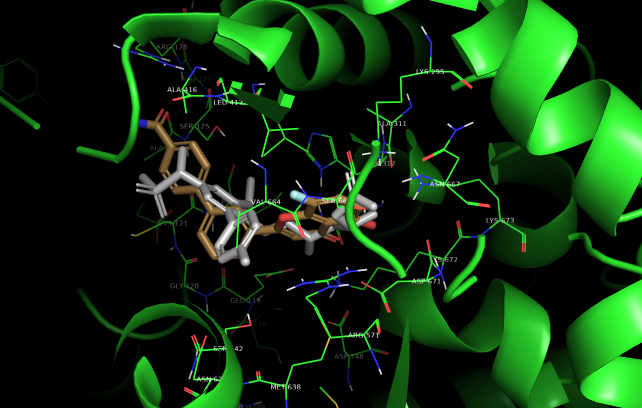
#> input picture poses/full_size_images/Claude_3G.png, 1284 x 816 px (shown at 1/2 size); its folder holds only this picture in this run
$ python size_images.py
#> lines starting #> are read from the running program, lines starting #| are printed output that depends on the picture
import os
from PIL import Image

path = "../poses/full_size_images"
files = os.listdir(path)
filenames = [file for file in files if (os.path.splitext(file)[1]==".png" and "3G" in os.path.splitext(file)[0])]

for filename in filenames:
    print(f"Processing {filename}...")
    image = Image.open(os.path.join(path, filename))
#> image is the input picture: PIL image 1284x816 RGBA; mean R, G, B, A 15.9, 49, 15.2, 255

    # Convert RGBA to RGB if necessary
    if image.mode == 'RGBA':
        image = image.convert('RGB')
#> image: PIL image 1284x816 RGB

    width, height = image.size
#> width = 1284; height = 816
    smaller_image = image.resize((int(width*0.4), int(height*0.4)))
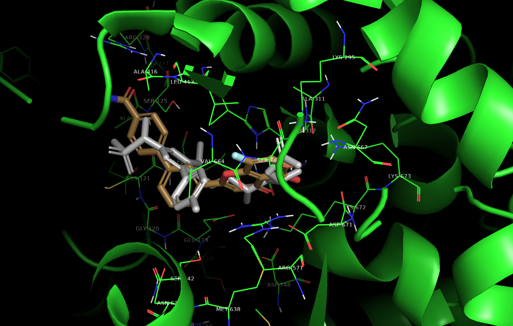
#> smaller_image: PIL image 513x326 RGB; mean R, G, B 16, 49.1, 15.3

    smaller_image.save(os.path.join("../poses/", os.path.splitext(filename)[0] + ".jpg"), "JPEG")
    print(f"Saved {filename} as a smaller JPEG image. --------------------------")
